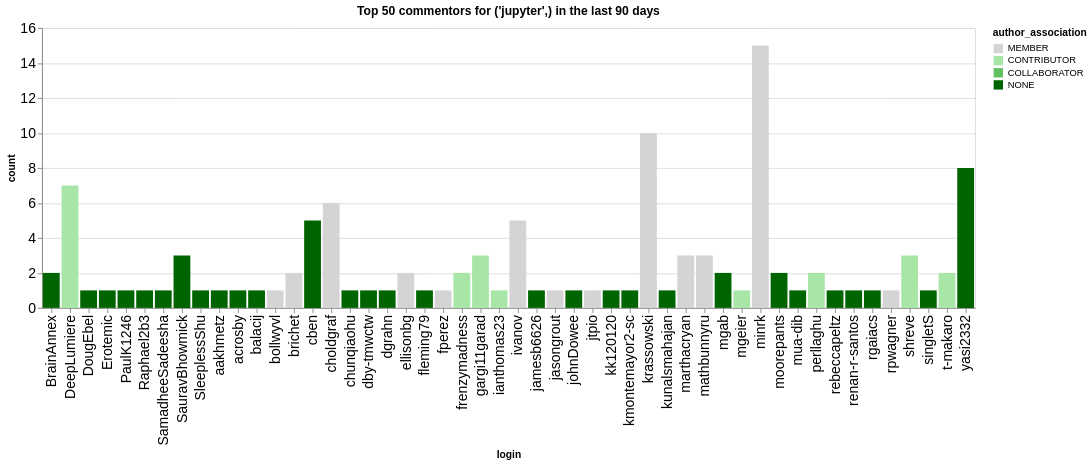

Source (notebook cell):
### Code cell
n_plot = 50
charts = []
for ii, (iorg, idata) in enumerate(commentors.groupby(['org'])):
    title = f"Top {n_plot} commentors for {iorg} in the last {n_days} days"
    idata = idata.groupby('login', as_index=False).agg({'count': 'sum', 'author_association': 'first'})
    idata = idata.sort_values('count', ascending=False).head(n_plot)
    ch = alt.Chart(data=idata.head(n_plot), title=title).mark_bar().encode(
        x='login',
        y='count',
        color=alt.Color('author_association', scale=alt.Scale(domain=author_types, range=author_colors))
    )
    charts.append(ch)
alt.hconcat(*charts)

### Figure 1 — Vega-Lite specification as saved in the notebook (floating-point values rounded to 4 significant figures)
{"config": {"axisLeft": {"labelFontSize": 15}, "axisBottom": {"labelFontSize": 15}}, "hconcat": [{"mark": {"type": "bar"}, "encoding": {"color": {"field": "author_association", "scale": {"domain": ["MEMBER", "CONTRIBUTOR", "COLLABORATOR", "NONE"], "range": ["rgb(211.82745098039214, 211.82745098039214, 211.82745098039214)", "rgb(166.98562091503268, 229.89803921568628, 166.98562091503268)", "rgb(96.37647058823529, 192.75294117647059, 96.37647058823529)", "rgb(0.0, 100.3921568627451, 0.0)"]}, "type": "nominal"}, "x": {"field": "login", "type": "nominal"}, "y": {"field": "count", "type": "quantitative"}}, "title": "Top 50 commentors for ('jupyter',) in the last 90 days"}], "data": {"name": "data-7fc6c9e27362cb27ef6025410375b005"}, "$schema": "https://vega.github.io/schema/vega-lite/v5.20.1.json", "datasets": {"data-7fc6c9e27362cb27ef6025410375b005": [{"login": "minrk", "count": 15, "author_association": "MEMBER"}, {"login": "krassowski", "count": 10, "author_association": "MEMBER"}, {"login": "yasi2332", "count": 8, "author_association": "NONE"}, {"login": "DeepLumiere", "count": 7, "author_association": "CONTRIBUTOR"}, {"login": "choldgraf", "count": 6, "author_association": "MEMBER"}, {"login": "ivanov", "count": 5, "author_association": "MEMBER"}, {"login": "cben", "count": 5, "author_association": "NONE"}, {"login": "SauravBhowmick", "count": 3, "author_association": "NONE"}, {"login": "gargi11garad", "count": 3, "author_association": "CONTRIBUTOR"}, {"login": "shreve", "count": 3, "author_association": "CONTRIBUTOR"}, {"login": "mathbunnyru", "count": 3, "author_association": "MEMBER"}, {"login": "marthacryan", "count": 3, "author_association": "MEMBER"}, {"login": "frenzymadness", "count": 2, "author_association": "CONTRIBUTOR"}, {"login": "mgab", "count": 2, "author_association": "NONE"}, {"login": "t-makaro", "count": 2, "author_association": "CONTRIBUTOR"}, {"login": "perllaghu", "count": 2, "author_association": "CONTRIBUTOR"}, {"login": "moorepants", "count": 2, "author_association": "NONE"}, {"login": "brichet", "count": 2, "author_association": "MEMBER"}, {"login": "BrainAnnex", "count": 2, "author_association": "NONE"}, {"login": "ellisonbg", "count": 2, "author_association": "MEMBER"}, {"login": "DougEbel", "count": 1, "author_association": "NONE"}, {"login": "SamadheeSadeesha", "count": 1, "author_association": "NONE"}, {"login": "PaulK1246", "count": 1, "author_association": "NONE"}, {"login": "Erotemic", "count": 1, "author_association": "NONE"}, {"login": "fleming79", "count": 1, "author_association": "NONE"}, {"login": "fperez", "count": 1, "author_association": "MEMBER"}, {"login": "dby-tmwctw", "count": 1, "author_association": "NONE"}, {"login": "dgrahn", "count": 1, "author_association": "NONE"}, {"login": "chunqiaohu", "count": 1, "author_association": "NONE"}, {"login": "acrosby", "count": 1, "author_association": "NONE"}, {"login": "aakhmetz", "count": 1, "author_association": "NONE"}, {"login": "bollwyvl", "count": 1, "author_association": "MEMBER"}, {"login": "SleeplessShu", "count": 1, "author_association": "NONE"}, {"login": "balacij", "count": 1, "author_association": "NONE"}, {"login": "Raphael2b3", "count": 1, "author_association": "NONE"}, {"login": "johnDowee", "count": 1, "author_association": "NONE"}, {"login": "kmontemayor2-sc", "count": 1, "author_association": "NONE"}, {"login": "kk120120", "count": 1, "author_association": "NONE"}, {"login": "jtpio", "count": 1, "author_association": "MEMBER"}, {"login": "ianthomas23", "count": 1, "author_association": "CONTRIBUTOR"}, {"login": "mgeier", "count": 1, "author_association": "CONTRIBUTOR"}, {"login": "kunalsmahajan", "count": 1, "author_association": "NONE"}, {"login": "jamesb6626", "count": 1, "author_association": "NONE"}, {"login": "jasongrout", "count": 1, "author_association": "MEMBER"}, {"login": "renan-r-santos", "count": 1, "author_association": "NONE"}, {"login": "rgaiacs", "count": 1, "author_association": "NONE"}, {"login": "rebeccapeltz", "count": 1, "author_association": "NONE"}, {"login": "mua-dib", "count": 1, "author_association": "NONE"}, {"login": "singletS", "count": 1, "author_association": "NONE"}, {"login": "rpwagner", "count": 1, "author_association": "MEMBER"}]}}
